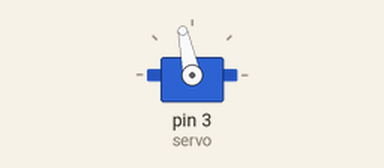
The sketch below on a simulated Arduino Uno, built with avr-gcc and run on an emulated ATmega328P. Shown: servo.

Above: at 0.05 s.
Timing chart, 0 to 3.0 s (numbered marks = the images above):
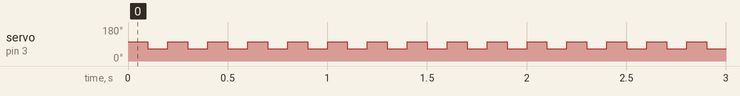

The sketch:

ServoTimer2Test.ino
```cpp
#include <Arduino.h>
#include <ServoTimer2.h>

ServoTimer2 servo;

void setup() {
    servo.attach(3);
    servo.write(1200);
}

void loop() {
    servo.write(1600);
    delay(100);
    servo.write(1200);
    delay(100);
}
```

Measured:
- by itself, servo on pin 3 (servo): alternates 102° for 0.10 s and 64° for 0.10 s
